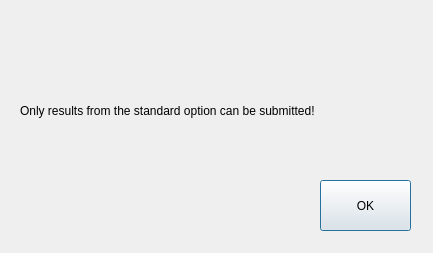
<?xml version="1.0" encoding="UTF-8"?>
<ui version="4.0">
 <class>NotStandardError</class>
 <widget class="QDialog" name="NotStandardError">
  <property name="geometry">
   <rect>
    <x>0</x>
    <y>0</y>
    <width>433</width>
    <height>253</height>
   </rect>
  </property>
  <property name="windowTitle">
   <string>Dialog</string>
  </property>
  <widget class="QLabel" name="label">
   <property name="geometry">
    <rect>
     <x>20</x>
     <y>50</y>
     <width>401</width>
     <height>121</height>
    </rect>
   </property>
   <property name="text">
    <string>Only results from the standard option can be submitted!</string>
   </property>
   <property name="wordWrap">
    <bool>true</bool>
   </property>
  </widget>
  <widget class="QPushButton" name="pushButton">
   <property name="geometry">
    <rect>
     <x>320</x>
     <y>180</y>
     <width>91</width>
     <height>51</height>
    </rect>
   </property>
   <property name="text">
    <string>OK</string>
   </property>
  </widget>
 </widget>
 <resources/>
 <connections/>
</ui>
